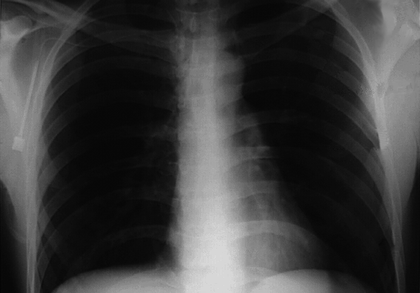
%> input picture Matlab/HighFrequencyEmphasis_HighBoostinInFrequency/HFE.tif, 420 x 293 px, shrunk from 596 x 416 before the run
$ octave HighFrequencyEmphasis.m   (GNU Octave 9; MATLAB toolbox functions it lacks are replaced by stand-ins)
%> lines starting %> are read from the running program, lines starting %| are printed output that depends on the picture
close all
clear all
clc;

%***** Image High Pass Filtering *****%

% Main function
function highPassFiltering()
    % Inputs
    inputImage = imread('HFE.tif');
%> inputImage is the input picture: size 293x420 uint8; min 4, max 220, mean 59.9
    [rows, cols] = size(inputImage);
%> rows = 293; cols = 420
    freqImage = fft2(fftshift(inputImage));
    D0 = 40;
    n = 2;

    % Butterworth High Pass Filtering
    butterworthFilter = createButterworthHPF(inputImage, n, D0);
%> after the loop in createButterworthHPF, `for i = 1:rows`:
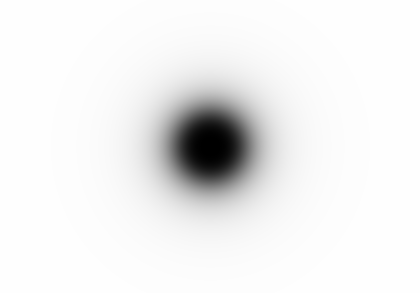
%> butterworthFilter: size 293x420 double; min 0, max 0.999, mean 0.938
    butterworthFilter = fftshift(butterworthFilter);
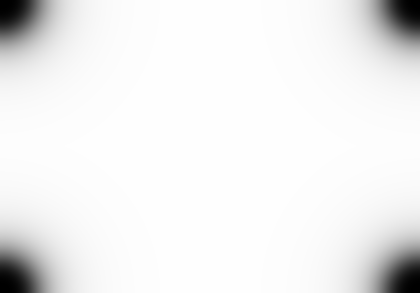
%> butterworthFilter: size 293x420 double; min 0, max 0.999, mean 0.938; mean of the top-left, top-right, bottom-left and bottom-right quarters 0.938, 0.939, 0.937, 0.938
    freqOutput1 = freqImage .* butterworthFilter;
    output1 = ifftshift(ifft2(freqOutput1));
    output1Scaled = scaleImage(output1);
    figure, imshow(uint8(output1Scaled)), title(['Result of Butterworth High Pass Filtering with n = ', num2str(n), ' and D0 = ', num2str(D0)]);
%> (this line was passed over: imshow is not available in this run)

    % Gaussian High Pass Filtering
    gaussianFilter = createGaussianHPF(1, rows, cols, D0, 0.5, 0.5);
    gaussianFilter = fftshift(gaussianFilter);
    freqOutput2 = freqImage .* gaussianFilter;
    output2 = ifftshift(ifft2(freqOutput2));
    output2Scaled = scaleImage(output2);
    figure, imshow(uint8(output2Scaled)), title(['Result of Gaussian High Pass Filtering with D0 = ', num2str(D0)]);

    % High Frequency Emphasis Filtering
    k1 = 0.5;
    k2 = 0.75;
    H1 = k1 + k2 * butterworthFilter;
    H2 = k1 + k2 * gaussianFilter;
    freqOutput3 = freqImage .* H1;
    freqOutput4 = freqImage .* H2;
    output3 = ifftshift(ifft2(freqOutput3));
    output4 = ifftshift(ifft2(freqOutput4));
    output3Scaled = scaleImage(output3);
    output4Scaled = scaleImage(output4);
    figure, imshow(uint8(output3Scaled)), title(['Result of High Frequency Emphasis Filtering Using BHPF with k1 = ', num2str(k1), ' and k2 = ', num2str(k2)]);
    figure, imshow(uint8(output4Scaled)), title(['Result of High Frequency Emphasis Filtering Using GHPF with k1 = ', num2str(k1), ' and k2 = ', num2str(k2)]);

    % Display Original Image
    figure, imshow(inputImage), title('Original Image');
end

% Function to scale the image
function scaledImage = scaleImage(inputImage)
    minVal = min(inputImage(:));
    scaledImage = inputImage - minVal;
    maxVal = max(scaledImage(:));
    scaledImage = scaledImage * (255 / maxVal);
end

% Function to create Gaussian High Pass Filter
function gaussianFilter = createGaussianHPF(A, rows, cols, sigma, a, b)
%> called with A = 1, rows = 293, cols = 420, sigma = 40, a = 0.5, b = 0.5
    gaussianFilter = zeros(rows, cols);
    for i = 1:rows
        for j = 1:cols
            D = ((i - a * rows) ^ 2 + (j - b * cols) ^ 2) / (2 * sigma ^ 2);
            gaussianFilter(i, j) = 1 - A * exp(-D);
        end
    end
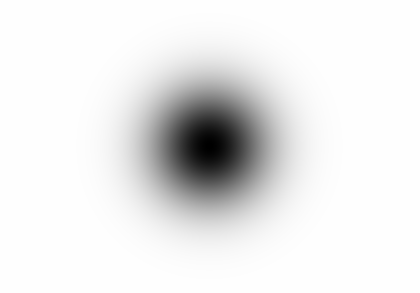
%> gaussianFilter: size 293x420 double; min 7.81e-05, max 1, mean 0.918
end

% Function to create Butterworth High Pass Filter
function butterworthFilter = createButterworthHPF(inputImage, n, D0)
    [rows, cols] = size(inputImage);
    butterworthFilter = zeros(rows, cols);
    for i = 1:rows
        for j = 1:cols
            D = sqrt((i - floor(rows / 2) - 1) ^ 2 + (j - floor(cols / 2) - 1) ^ 2);
            D = (D / D0) ^ (2 * n);
            butterworthFilter(i, j) = 1 - 1 / (1 + D);
        end
    end
end

% Call the main function
highPassFiltering();
